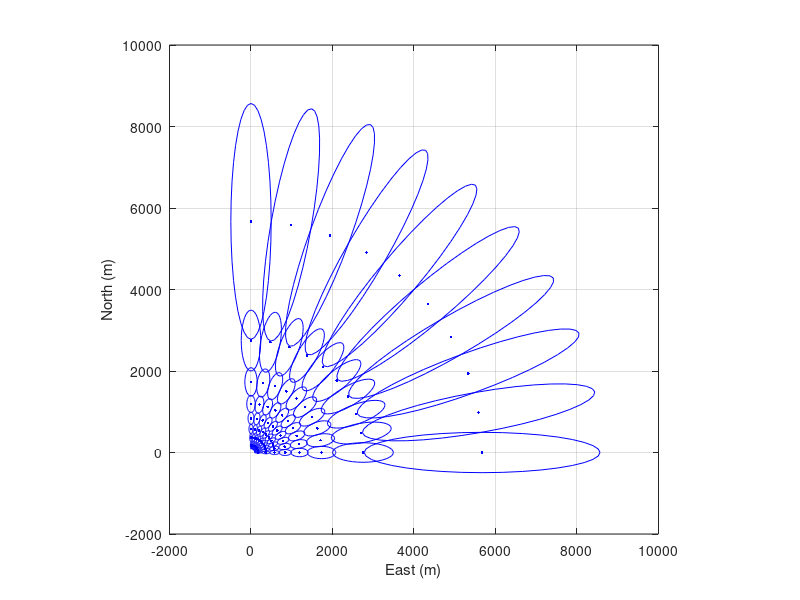

This figure's MATLAB source:
%%
% make_eigenverbs.m - Visualize Gaussian projections onto interface
%
% Prototype for the basic_eigenverbs test that populates the ocean bottom
% with eigenverb ellipses.  Used to visualize the interplay between range,
% bearing, length, and width.  If range, bearing, length, and width are
% defined correctly, the resulting plot should look like a collection of
% ellipses that just barely touch each other in the radial ands azimuthal
% direction.
%
clear; close all

center_lat = 45; 
center_lng = -45.0;
center_alt = -1000 ;
de_spacing = 10.0 ;
az_spacing = 10.0 ;
de = (-90+de_spacing):de_spacing:-de_spacing ;
az = 0:az_spacing:90 ;
[de_grid,az_grid] = meshgrid(de,az);
de_grid = de_grid(:)' ;
az_grid = az_grid(:)' ;

% compute location, length, and width

grazing = abs(de_grid);
horz_range = abs(center_alt) ./ tand(grazing);
slant_range = abs(center_alt) ./ sind(grazing) ;

pos_north = horz_range .* cosd(az_grid) ;
pos_east = horz_range .* sind(az_grid) ;

L = 0.5 * slant_range .* deg2rad(de_spacing) ./ sind(grazing);
W = 0.5 * slant_range .* deg2rad(az_spacing) .* cosd(grazing);

% create rotated, translated ellipse for each point

angle = 0:10:360 ;  % parameter for drawing each ellipse
N = length(pos_north) ;
M = length(angle) ;
ellipse_north = zeros(N,M) ;
ellipse_east = zeros(N,M) ;

for n=1:N
    
    point = [
        L(n) * cosd(angle)
        W(n) * sind(angle) ];
    cosA = cosd( az_grid(n) );
    sinA = sind( az_grid(n) );
    rotation = [
        cosA -sinA
        sinA cosA ] ;
    point = rotation * point ;
    ellipse_north(n,:) = pos_north(n) + point(1,:) ;
    ellipse_east(n,:) = pos_east(n) + point(2,:) ;    
end

% display each ellipse and its center

figure;
plot(pos_east,pos_north,'b.',ellipse_east',ellipse_north','b-');
xlabel('East (m)');
ylabel('North (m)');
axis('square');
grid
